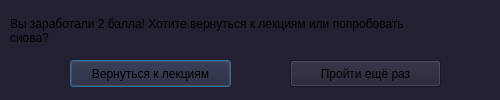
<?xml version="1.0" encoding="UTF-8"?>
<ui version="4.0">
 <class>Dialog</class>
 <widget class="QDialog" name="Dialog">
  <property name="geometry">
   <rect>
    <x>0</x>
    <y>0</y>
    <width>500</width>
    <height>100</height>
   </rect>
  </property>
  <property name="windowTitle">
   <string>Обучающая система</string>
  </property>
  <property name="styleSheet">
   <string notr="true">background-color: rgb(36, 31, 49);</string>
  </property>
  <widget class="QLabel" name="label">
   <property name="geometry">
    <rect>
     <x>10</x>
     <y>10</y>
     <width>491</width>
     <height>41</height>
    </rect>
   </property>
   <property name="font">
    <font/>
   </property>
   <property name="text">
    <string>Вы заработали 2 балла! Хотите вернуться к лекциям или попробовать 
снова?</string>
   </property>
  </widget>
  <widget class="QPushButton" name="pushButton">
   <property name="geometry">
    <rect>
     <x>70</x>
     <y>60</y>
     <width>161</width>
     <height>27</height>
    </rect>
   </property>
   <property name="text">
    <string>Вернуться к лекциям</string>
   </property>
  </widget>
  <widget class="QPushButton" name="pushButton_2">
   <property name="geometry">
    <rect>
     <x>290</x>
     <y>60</y>
     <width>151</width>
     <height>27</height>
    </rect>
   </property>
   <property name="text">
    <string>Пройти ещё раз</string>
   </property>
  </widget>
 </widget>
 <resources/>
 <connections/>
</ui>
